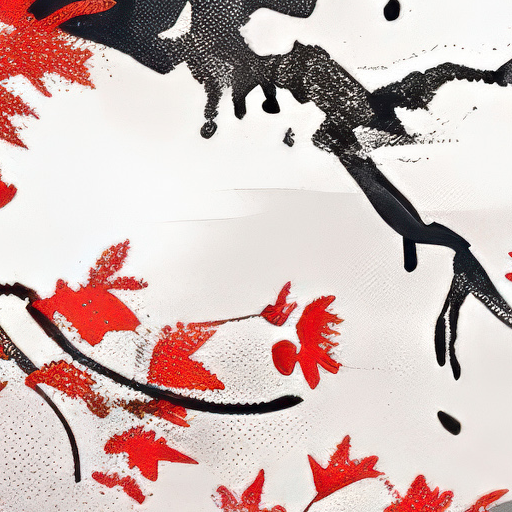
#> input picture rnd/corpus/img000.png, 512 x 512 px; its folder holds only this picture in this run
$ python exp1_robustness.py
#> lines starting #> are read from the running program, lines starting #| are printed output that depends on the picture
### rnd/stegolib.py
"""Embedding families + attack suite. Pure numpy/PIL/scipy — no GPU needed."""
import io, numpy as np
from PIL import Image
from scipy.fftpack import dct, idct
from scipy.ndimage import convolve, uniform_filter, gaussian_filter

# ---------------------------------------------------------------- utilities
def bits(n, seed=7):
    return np.random.default_rng(seed).integers(0, 2, n).astype(np.uint8)

def ber(a, b):
    n = min(len(a), len(b))
    return float(np.mean(a[:n] != b[:n])) if n else 1.0

def psnr(a, b):
    m = np.mean((a.astype(np.float64) - b.astype(np.float64)) ** 2)
    return 99.0 if m == 0 else 10 * np.log10(255.0 ** 2 / m)

def dct2(b):  return dct(dct(b, axis=0, norm='ortho'), axis=1, norm='ortho')
def idct2(b): return idct(idct(b, axis=0, norm='ortho'), axis=1, norm='ortho')

def blockify(a, B):
    h, w = a.shape; h -= h % B; w -= w % B
    return (a[:h, :w].reshape(h // B, B, w // B, B).swapaxes(1, 2)), h, w

def unblockify(blk, h, w, B):
    return blk.swapaxes(1, 2).reshape(h, w)

# ---------------------------------------------------------------- A: LSB matching
def embed_lsbm(cover, payload, seed=1):
    x = cover.copy().astype(np.int16)
    idx = np.random.default_rng(seed).permutation(x.size)[:len(payload)]
    flat = x.ravel()
    cur = flat[idx] & 1
    need = cur != payload
    step = np.random.default_rng(seed + 1).choice([-1, 1], size=len(payload))
    v = flat[idx] + np.where(need, step, 0)
    v = np.where(v < 0, 1, np.where(v > 255, 254, v))
    flat[idx] = v
    return x.astype(np.uint8).reshape(cover.shape)

def extract_lsbm(stego, n, seed=1):
    idx = np.random.default_rng(seed).permutation(stego.size)[:n]
    return (stego.ravel()[idx] & 1).astype(np.uint8)

# ---------------------------------------------------------------- B: HILL adaptive +-1
KB = np.array([[-1, 2, -1], [2, -4, 2], [-1, 2, -1]], float)

# [34 lines left out: functions hill_cost, _lambda_for, embed_hill_sim, not called in this run]

# ---------------------------------------------------------------- C: JPEG-DCT LSB (QF-locked)
STD_Q = np.array([[16,11,10,16,24,40,51,61],[12,12,14,19,26,58,60,55],
                  [14,13,16,24,40,57,69,56],[14,17,22,29,51,87,80,62],
                  [18,22,37,56,68,109,103,77],[24,35,55,64,81,104,113,92],
                  [49,64,78,87,103,121,120,101],[72,92,95,98,112,100,103,99]], float)

def qtable(qf):
    s = 5000 / qf if qf < 50 else 200 - 2 * qf
    q = np.floor((STD_Q * s + 50) / 100)
    return np.clip(q, 1, 255)

def _jpeg_coeffs(gray, Q):
    blk, h, w = blockify(gray.astype(float) - 128.0, 8)
    C = np.zeros_like(blk)
    for i in range(blk.shape[0]):
        for j in range(blk.shape[1]):
            C[i, j] = np.round(dct2(blk[i, j]) / Q)
    return C, h, w

def _coeffs_to_pixels(C, Q, h, w):
    out = np.zeros((C.shape[0], C.shape[1], 8, 8))
    for i in range(C.shape[0]):
        for j in range(C.shape[1]):
            out[i, j] = idct2(C[i, j] * Q)
    return np.clip(unblockify(out, h, w, 8) + 128.0, 0, 255)

def embed_jdct(gray, payload, qf=90, seed=3):
    """LSB of nonzero AC coefficients in the quantized DCT domain, locked to QF."""
    Q = qtable(qf)
    C, h, w = _jpeg_coeffs(gray, Q)
    flat = C.reshape(-1, 64)
    ac = np.zeros_like(flat, bool); ac[:, 1:] = True
    usable = ac & (flat != 0) & (np.abs(flat) > 0)
    pos = np.argwhere(usable)
    rng = np.random.default_rng(seed)
    pos = pos[rng.permutation(len(pos))]
    n = min(len(payload), len(pos))
    for k in range(n):
        b, c = pos[k]
        v = flat[b, c]
        if (int(abs(v)) & 1) != payload[k]:
            v = v - np.sign(v)            # move toward zero (F5-style)
            if v == 0: v = np.sign(flat[b, c]) * 2   # avoid creating a zero (unusable)
        flat[b, c] = v
    C2 = flat.reshape(C.shape)
    px = _coeffs_to_pixels(C2, Q, h, w)
    return np.round(px).astype(np.uint8), n, len(pos), (pos[:n], Q)

def extract_jdct(gray, key, n):
    pos, Q = key
    C, h, w = _jpeg_coeffs(gray, Q)
    flat = C.reshape(-1, 64)
    out = np.zeros(n, np.uint8)
    for k in range(n):
        b, c = pos[k]
        out[k] = int(abs(flat[b, c])) & 1
    return out

# ---------------------------------------------------------------- D: robust block-DCT QIM
def embed_rqim(gray, payload, B=32, delta=18.0, rep=1, seed=4, coef=(3, 1)):
    """Differential QIM on one mid-band DCT coefficient per BxB block, with repetition."""
    blk, h, w = blockify(gray.astype(float), B)
    nb = blk.shape[0] * blk.shape[1]
    stream = np.repeat(payload, rep)[:nb]
    out = blk.copy()
    u, v = coef
    k = 0
    for i in range(blk.shape[0]):
        for j in range(blk.shape[1]):
            if k >= len(stream): break
            D = dct2(blk[i, j])
            c = D[u, v]
            # quantize c to even/odd multiple of delta according to the bit
            q = np.round(c / delta)
            if (int(q) & 1) != stream[k]:
                q = q + (1 if c >= q * delta else -1)
            D[u, v] = q * delta
            out[i, j] = idct2(D)
            k += 1
    px = np.clip(unblockify(out, h, w, B), 0, 255)
    return np.round(px).astype(np.uint8), k, nb

def extract_rqim(gray, n, B=32, delta=18.0, rep=1, coef=(3, 1)):
    blk, h, w = blockify(gray.astype(float), B)
    u, v = coef
    raw = []
    for i in range(blk.shape[0]):
        for j in range(blk.shape[1]):
            D = dct2(blk[i, j])
            raw.append(int(np.round(D[u, v] / delta)) & 1)
    raw = np.array(raw[: n * rep], np.uint8)
    if rep == 1: return raw[:n]
    m = len(raw) // rep * rep
    votes = raw[:m].reshape(-1, rep).sum(1)
    return (votes > rep / 2).astype(np.uint8)[:n]

# ---------------------------------------------------------------- attacks
def a_jpeg(img, q):
    b = io.BytesIO(); Image.fromarray(img).save(b, 'JPEG', quality=q)
    return np.array(Image.open(io.BytesIO(b.getvalue())).convert('L'))

# [5 lines left out: function a_jpeg_qt, not called in this run]

def a_webp(img, q):
    b = io.BytesIO(); Image.fromarray(img).save(b, 'WEBP', quality=q)
    return np.array(Image.open(io.BytesIO(b.getvalue())).convert('L'))

def a_resize(img, s):
    im = Image.fromarray(img); w, h = im.size
    return np.array(im.resize((max(1,int(w*s)), max(1,int(h*s))), Image.BICUBIC)
                      .resize((w, h), Image.BICUBIC))

def a_crop(img, frac):
    im = Image.fromarray(img); w, h = im.size
    cw, ch = int(w*frac), int(h*frac)
    x, y = (w-cw)//2, (h-ch)//2
    return np.array(im.crop((x, y, x+cw, y+ch)).resize((w, h), Image.BICUBIC))

def a_blur(img, s):  return np.clip(gaussian_filter(img.astype(float), s), 0, 255).astype(np.uint8)
def a_noise(img, s):
    rng = np.random.default_rng(0)
    return np.clip(img.astype(float) + rng.normal(0, s, img.shape), 0, 255).astype(np.uint8)
def a_none(img): return img

### rnd/exp1_robustness.py
"""EXP1: the capacity-vs-robustness frontier. How much survives a real-world channel?"""
import glob, numpy as np, time
from PIL import Image
import stegolib as S

CORPUS = sorted(glob.glob("/home/lap-030/stego/rnd/corpus/*.png"))
ATTACKS = [
    ("clean",        lambda x: S.a_none(x)),
    ("JPEG q95",     lambda x: S.a_jpeg(x, 95)),
    ("JPEG q90",     lambda x: S.a_jpeg(x, 90)),
    ("JPEG q75",     lambda x: S.a_jpeg(x, 75)),
    ("JPEG q50",     lambda x: S.a_jpeg(x, 50)),
    ("WebP q90",     lambda x: S.a_webp(x, 90)),
    ("WebP q80",     lambda x: S.a_webp(x, 80)),
    ("resize .75",   lambda x: S.a_resize(x, 0.75)),
    ("resize .50",   lambda x: S.a_resize(x, 0.50)),
    ("crop 90%",     lambda x: S.a_crop(x, 0.90)),
    ("blur s=0.5",   lambda x: S.a_blur(x, 0.5)),
    ("noise s=2",    lambda x: S.a_noise(x, 2.0)),
]

def run(name, embed, extract, npayload, imgs, extra=""):
    rows = {a: [] for a, _ in ATTACKS}
    ps = []
    for f in imgs:
        g = np.array(Image.open(f).convert("L"))
        p = S.bits(npayload, seed=hash(f) % 1000)
        st, key = embed(g, p)
        ps.append(S.psnr(g, st))
        for an, af in ATTACKS:
            try:
                rows[an].append(S.ber(p, extract(af(st), key, npayload)))
            except Exception:
                rows[an].append(1.0)
    print(f"\n### {name}   payload={npayload} bits ({npayload/(512*512):.4f} bpp)  "
          f"PSNR={np.mean(ps):.1f}dB {extra}")
    print(f"{'attack':<14}{'BER':>8}   {'verdict'}")
    for an, _ in ATTACKS:
        b = float(np.mean(rows[an]))
        v = "RECOVERABLE" if b < 0.02 else ("ECC-able" if b < 0.12 else "DESTROYED")
        print(f"{an:<14}{b:>8.4f}   {v}")
    return {a: float(np.mean(v)) for a, v in rows.items()}

if __name__ == "__main__":
    imgs = CORPUS[:8]
    t0 = time.time()
    print("="*62); print("EXP1  robustness of each embedding family  (n=%d images, 512x512 gray)" % len(imgs))
    print("="*62)

    # --- A: spatial LSB matching, classic steganography payload
    run("A. LSB-matching  (spatial, the usual 'AI stego' starting point)",
        lambda g, p: (S.embed_lsbm(g, p), None),
        lambda s, k, n: S.extract_lsbm(s, n),
        104857, imgs)
#> in run, `g = np.array(Image.open(f).convert("L"))`:
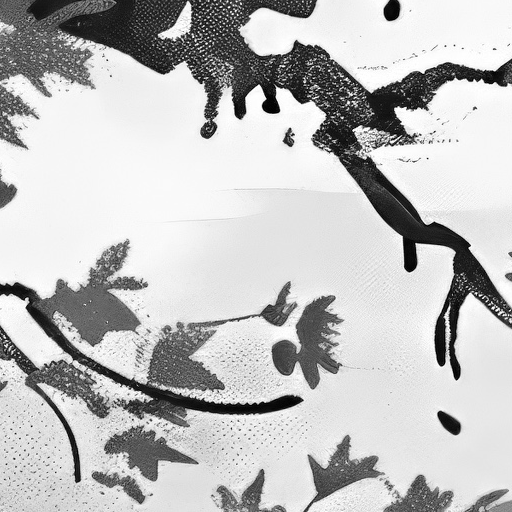
#> g: shape (512, 512); min 0, max 255, mean 191.1
#> in psnr, `m = np.mean((a.astype(np.float64) - b.astype(np.float64)) ** 2)`: m = 0.201
#| ### A. LSB-matching  (spatial, the usual 'AI stego' starting point)   payload=104857 bits (0.4000 bpp)  PSNR=55.1dB

    # --- A': same method, tiny payload — does less payload help robustness?
    run("A'. LSB-matching at a tiny payload (256 bits)",
        lambda g, p: (S.embed_lsbm(g, p), None),
        lambda s, k, n: S.extract_lsbm(s, n),
        256, imgs)
#| ### A'. LSB-matching at a tiny payload (256 bits)   payload=256 bits (0.0010 bpp)  PSNR=81.3dB

    # --- C: JPEG-DCT domain
    def emb_c(g, p):
        st, n, cap, key = S.embed_jdct(g, p, qf=90)
        return st, key
    run("C. JPEG-DCT LSB, QF90-locked (F5-style)",
        emb_c, lambda s, k, n: S.extract_jdct(s, k, n),
        4096, imgs)
#> in _jpeg_coeffs, `blk, h, w = blockify(gray.astype(float) - 128.0, 8)`: h = 512
#> in embed_jdct, `pos = np.argwhere(usable)`: pos = 108309 pairs, first value 0 to 4095, second value 1 to 63
#> in embed_jdct, `n = min(len(payload), len(pos))`: n = 4096
#> the loop in embed_jdct, `for k in range(n):` made 4096 passes
#> (b, c) on passes 1 to 12: (636, 49), (3317, 10), (884, 32), (3866, 2), (600, 3), (2673, 5), (2707, 37), (1841, 12), (3233, 11), (3320, 10), (557, 12), (1502, 32)
#> in emb_c, `st, n, cap, key = S.embed_jdct(g, p, qf=90)`: cap = 108309
#| ### C. JPEG-DCT LSB, QF90-locked (F5-style)   payload=4096 bits (0.0156 bpp)  PSNR=38.1dB

    # --- D: robust block QIM, several redundancy settings
    for B, delta, rep in [(32, 18.0, 1), (32, 18.0, 4), (64, 26.0, 4), (64, 40.0, 4)]:
        nb = (512 // B) ** 2
        npay = max(8, nb // rep)
        run(f"D. Robust block-DCT QIM  B={B} delta={delta} rep={rep}",
            lambda g, p, B=B, delta=delta, rep=rep: (S.embed_rqim(g, p, B, delta, rep)[0],
                                                     (B, delta, rep)),
            lambda s, k, n: S.extract_rqim(s, n, k[0], k[1], k[2]),
            npay, imgs, extra=f"(capacity={nb} blocks)")
#> in embed_rqim, `blk, h, w = blockify(gray.astype(float), B)`: h = 512
#> after the loop in embed_rqim, `for i in range(blk.shape[0]):`:
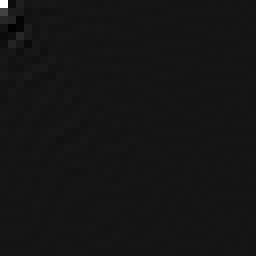
#> D: shape (32, 32) float64 (shown 8 times larger); min -504, max 5610.9, mean 6.8; drawn with min black and max white
#> after the loop in embed_rqim, `for i in range(blk.shape[0]):`: k = 256
#| ### D. Robust block-DCT QIM  B=32 delta=18.0 rep=1   payload=256 bits (0.0010 bpp)  PSNR=56.8dB (capacity=256 blocks)
    print(f"\n[total {time.time()-t0:.0f}s]")
